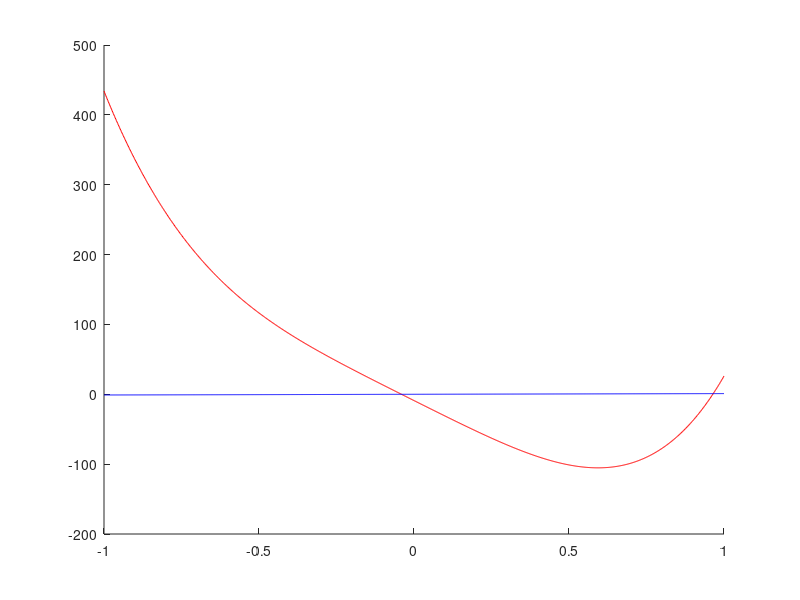

Here is the MATLAB script that generated this plot: (Note: this script raises an error after producing the figure.)
clear all; clc;
format long;
addpath("G:/Mi unidad/$Cursado actual/Calculo numerico/Scripts octave")
p = @(x) 230*x.^4 + 18*x.^3 + 9*x.^2 - 221*x - 9;
p2 = @(x) (x+9)/(230*x.^3 + 18*x.^2 + 9*x.^1 - 221);
p3 = @(x) 230*x.^4 + 18*x.^3 + 9*x.^2 - 222*x - 9;
dp3 = @(x) 920*x.^3 + 54*x.^2 + 18*x - 222;
x = linspace(-1,1,1000);
g = @(x) x;
figure(1)
hold on;
plot(x,p3(x),'r-');
plot(x,g(x),'b-');

[x,h,it] = Puntofijo(p2,0,10000,0.5e-6);
x
it

%El primer punto fijo era posible calcularlo utilizando punto fijo y p2
%debido a que la derivada en cercanias es menor en valor abs que 1
%para la segunda podemos calcular la raiz de p3 que seria el equivalente de
%calcular el punto fijo de p
[x,h,it] = Newton(p3,dp3,2,10000,0.5e-6);
x
it

